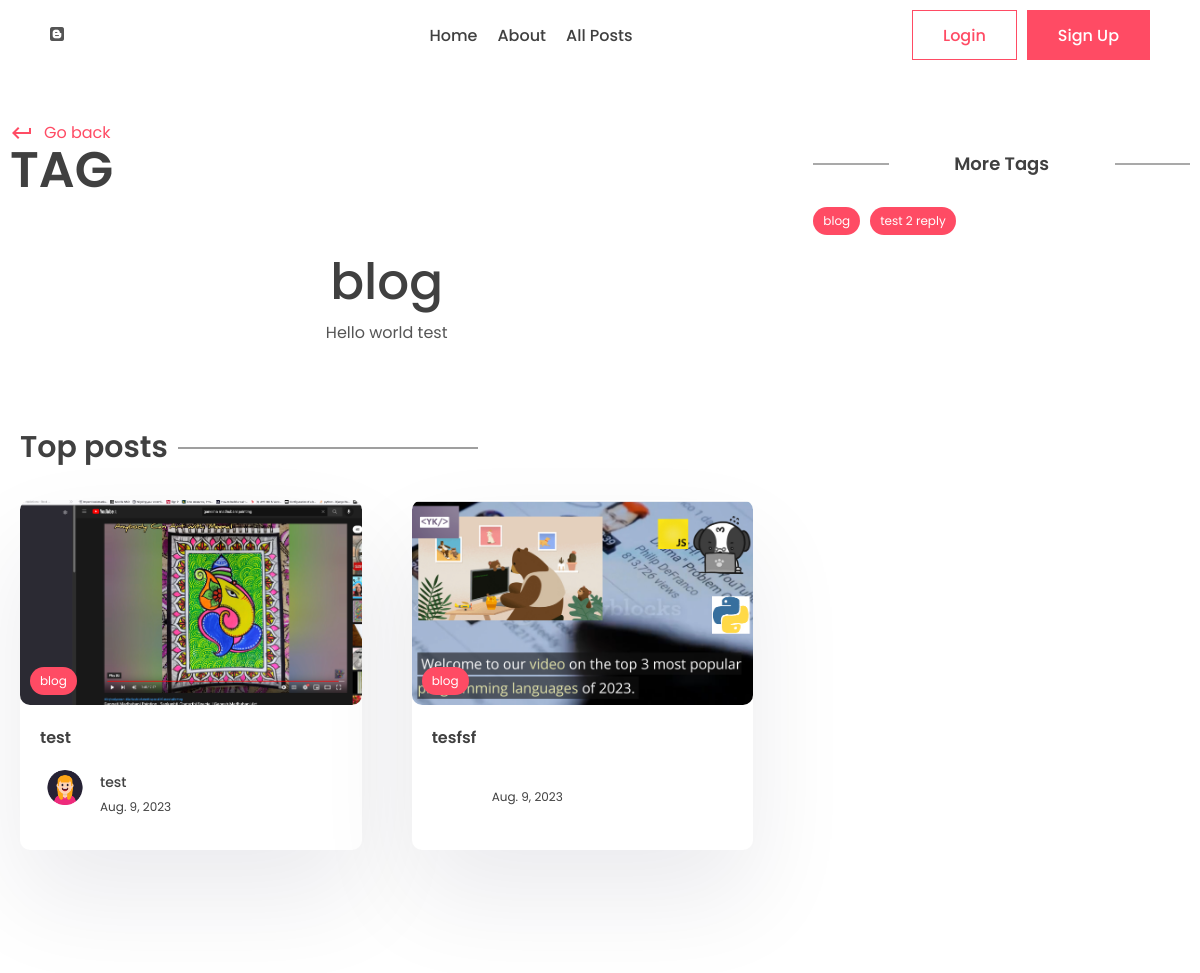
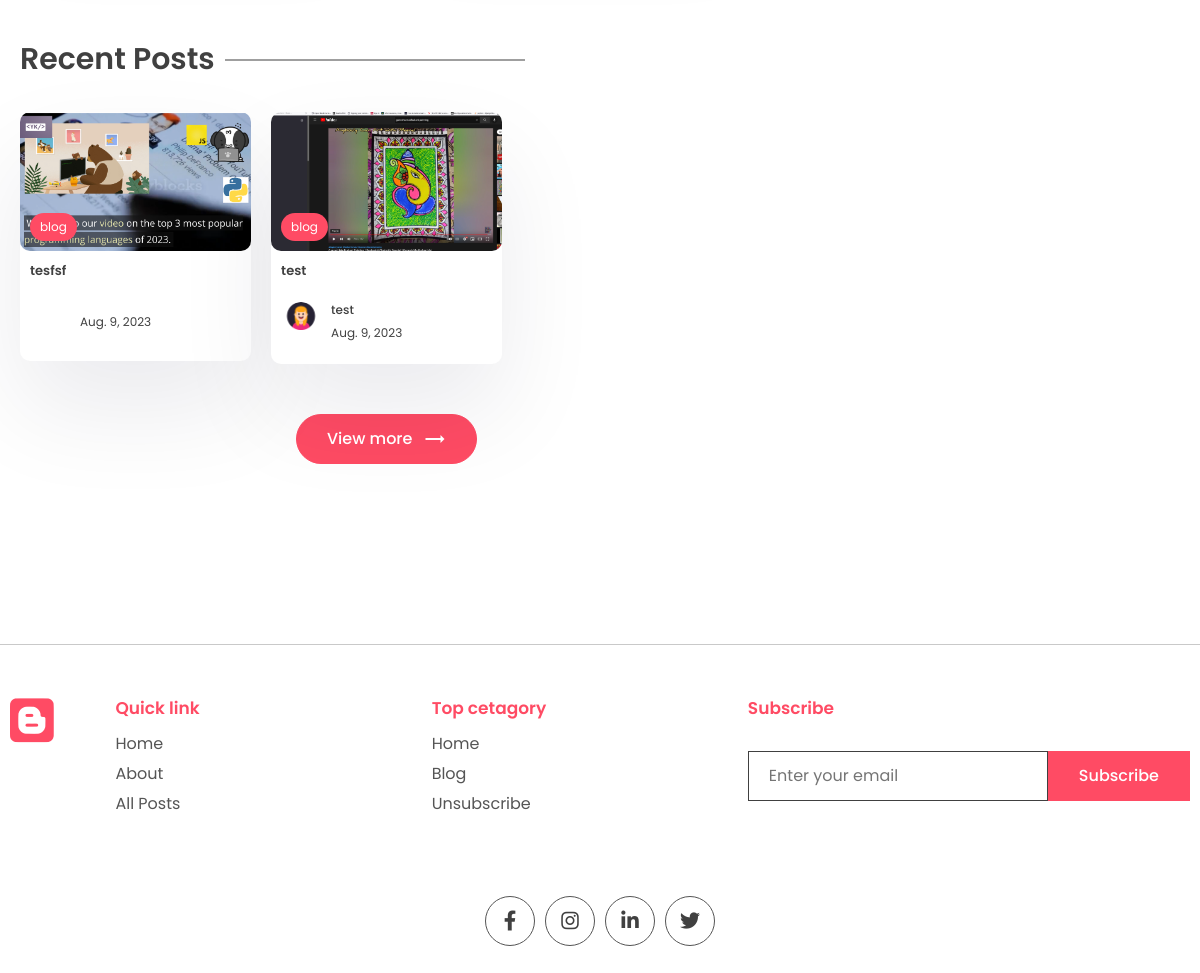
/tag/blog, run on the app's committed database (2 pictures, top to bottom).
### app/models.py (models this page shows, shortened)
class Tag(models.Model):
    name = models.CharField(max_length=100)
    description = models.CharField(max_length=100)
    slug = models.SlugField(max_length=200, unique=True)

class Post(models.Model):
    title = models.CharField(max_length=200)
    content = models.TextField()
    last_updated = models.DateTimeField(auto_now=True)
    slug = models.SlugField(max_length=200, unique=True)
    image = models.ImageField(null=True, blank=True, upload_to="images/")
    tags = models.ManyToManyField(Tag, blank=True, related_name="post")
    view_count = models.IntegerField(null=True, blank=True)
    is_featured = models.BooleanField(default=False)
    author = models.ForeignKey(User, on_delete=models.CASCADE, null=True, blank=True)

class Profile(models.Model):
    user = models.OneToOneField(User, on_delete=models.CASCADE)
    profile_image = models.ImageField(null=True, blank=True, upload_to="images/")
    slug = models.SlugField(max_length=200, unique=True)
    bio = models.TextField()

### app/views.py (the view)
# urls.py: path("tag/<slug:slug>", views.tag_page, name="tag_page"),
def tag_page(request, slug):
    tag = Tag.objects.get(slug=slug)
    top_posts = Post.objects.filter(tags__in=[tag.id]).order_by("-view_count")[0:3]
    recent_posts = Post.objects.filter(tags__in=[tag.id]).order_by("-last_updated")[0:3]
    tags = Tag.objects.all()
    context = {
        "tag": tag,
        "top_posts": top_posts,
        "recent_posts": recent_posts,
        "tags": tags,
    }
    return render(request, "app/tag.html", context=context)

### app/templates/app/tag.html
{% extends 'base.html' %}{% block title %}Blog |{{tag.name}}{% endblock title %}
{%block content %}
<div class="container">
  <div class="layout">
    <div class="left">
      <div class="page-top">
        <div class="top flex">
          <div class="page-name">
            <a href="#" class="learn">
              <span class="material-icons"> keyboard_return </span> Go back
            </a>
            <h1>Tag</h1>
          </div>
        </div>
      </div>
      <center>
        <div class="typo">
          <h1 class="title">{{tag.name}}</h1>
          <p>{{tag.description}}</p>
        </div>
      </center>
      <section class="sp">
        <div class="container">
          <h1 class="sec-title">Top posts</h1>
          <div class="grid-2 blog">
            {% for post in top_posts %}
            <a href="{% url 'post_page' post.slug %}">
              <div class="card">
                <div class="post-img">
                  <img src="{{post.image.url}}" alt="" />
                  <div class="tag">{{post.tags.all.0.name}}</div>
                </div>
                <div class="card-content">
                  <h3>{{ post.title}}</h3>
                  <div class="author">
                    <div class="profile-pic">
                      <img
                        src="{{post.author.profile.profile_image.url}}"
                        alt=""
                      />
                    </div>
                    <div class="details">
                      <p>{{post.author.first_name}}</p>
                      <small>{{post.last_updated| date}}</small>
                    </div>
                  </div>
                </div>
              </div>
            </a>
            {% endfor %}
          </div>
        </div>
      </section>
      <section class="sp">
        <div class="container">
          <h1 class="sec-title">Recent Posts</h1>
          <div class="grid-3 blog-grid">
            {% for post in recent_posts %}
            <a href="{% url 'post_page' post.slug %}">
              <div class="card">
                <div class="post-img">
                  <img src="{{post.image.url}}" alt="" />
                  <div class="tag">{{post.tags.all.0.name}}</div>
                </div>
                <div class="card-content">
                  <h3>{{post.title}}</h3>
                  <div class="author">
                    <div class="profile-pic">
                      <img
                        src="{{post.author.profile.profile_image.url}}"
                        alt=""
                      />
                    </div>
                    <div class="details">
                      <p>{{post.author.first_name}}</p>
                      <small>{{post.last_updated|date}}</small>
                    </div>
                  </div>
                </div>
              </div>
            </a>
            {% endfor %}
          </div>
          <center>
            <button class="btn btn-primary rounded view">
              View more
              <span class="material-icons"> trending_flat </span>
            </button>
          </center>
        </div>
      </section>
    </div>
    <div class="right">
      <div class="block">
        <h2 class="title2">More Tags</h2>
        <div class="blog-tags">
          {% for tag in tags %}
          <a href="{% url 'tag_page' tag.slug %}" class="tag">{{tag.name}}</a>
          {% endfor %}
        </div>
      </div>
    </div>
  </div>
</div>
{% endblock content %}

### app/static/app/style.css (style rules this page uses)
* { margin: 0; padding: 0; box-sizing: border-box; text-decoration: none; border: none; outline: none; list-style: none; font-family: "Poppins", sans-serif; color: var(--black); }
:root { --red: #ff4b64; --black: #404040; --des: #555555; --shadow: #ffffff1a 0px 1px 1px 0px inset, #32325d40 0px 50px 100px -20px, #0000004d 0px 30px 60px -30px; --shadow2: rgba(17, 12, 46, 0.084) 0px 48px 100px 0px; }
html { font-size: 62.5%; }
[class*="grid"] { display: grid; }
img { width: 100%; }
.container { max-width: 1220px; margin: auto; padding: 0 10px; }
p, a { font-size: 1.6rem; color: var(--des); }
.btn { cursor: pointer; height: 5rem; padding: 0 3rem; font-size: 1.6rem; font-weight: 500; border: 1px solid var(--red); display: flex; align-items: center; justify-content: center; gap: 1rem; }
.btn span { color: white; }
.btn-primary { background: var(--red); color: white; }
.rounded { border-radius: 5rem; }
.typo { width: 50%; margin-top: 5rem; }
.title { font-size: 5rem; font-weight: 500; }
.sp { padding: 8rem 0; }
.grid-2 { grid-template-columns: 1.3fr 1fr; align-items: center; }
.post-img { height: 40rem; width: 100%; overflow: hidden; border-radius: 1rem; }
.post-img img { height: 100%; object-fit: cover; object-position: center; }
.learn { display: flex; align-items: center; gap: 1rem; color: var(--red); margin-top: 2rem; }
.learn span { color: #ff4b64; }
.sec-title { font-size: 3rem; font-weight: 600; position: relative; width: fit-content; margin-bottom: 3rem; }
.sec-title::after { content: ""; position: absolute; right: -31rem; height: 1px; width: 30rem; background: var(--black); top: 50%; transform: translateY(-50%); }
.grid-3 { grid-template-columns: repeat(3, 1fr); gap: 5rem; }
.card { background: white; box-shadow: var(--shadow2); border-radius: 1rem; cursor: pointer; transition: 0.3s; }
.post-img { position: relative; }
.tag { position: absolute; bottom: 1rem; left: 1rem; background: var(--red); color: white; border-radius: 5rem; padding: 0.5rem 1rem; font-size: 1.2rem; }
.card-content { padding: 2rem; padding-bottom: 3rem; }
.card h3 { font-size: 1.6rem; font-weight: 600; }
.card .post-img { width: 100%; height: unset; aspect-ratio: 1/0.6; }
.author { display: flex; align-items: center; gap: 1rem; margin-top: 2rem; }
.profile-pic { width: 5rem; aspect-ratio: 1/1; border-radius: 50%; overflow: hidden; }
.author p { color: var(--black); font-weight: 500; font-size: 1.4rem; }
.author small { color: var(--black); font-size: 1.2rem; }
.view { margin-top: 5rem; }
.layout { display: flex; gap: 5rem; }
.left { width: 100%; height: 100%; }
.right { position: sticky; top: 70px; height: 100%; width: 50%; }
.page-name h1 { font-size: 5rem; text-transform: uppercase; font-weight: 600; line-height: 5rem; }
.flex { display: flex; align-items: flex-end; justify-content: space-between; }
.left .typo { width: 100%; }
.blog { grid-template-columns: 1fr 1fr; gap: 5rem; }
.title2 { position: relative; font-size: 1.8rem; text-align: center; font-weight: 600; margin-bottom: 3rem; }
.title2::before { content: ""; position: absolute; height: 1px; width: 20%; background: var(--des); left: 0; top: 50%; transform: translateY(-50%); }
.title2::after { content: ""; position: absolute; height: 1px; width: 20%; background: var(--des); right: 0; top: 50%; transform: translateY(-50%); }
.blog-grid { gap: 2rem; }
.blog-grid .card-content { padding: 1rem; padding-bottom: 2rem; }
.blog-grid .card h3 { font-size: 1.3rem; font-weight: 600; }
.blog-grid .profile-pic { width: 4rem; }
.blog-grid .author p { font-size: 1.2rem; }
.block { margin-top: 5rem; }
.blog-tags .tag { position: unset; width: fit-content; }
.blog-tags { display: flex; align-items: center; flex-wrap: wrap; gap: 1rem; margin-top: 3rem; }

### data on the page
Tag: name "blog", description "Hello world test"
Post: image (picture), tags.all.0.name "blog", title "test", author.profile.profile_image (picture), author.first_name "test", last_updated "Aug. 9, 2023"
Post: image (picture), tags.all.0.name "blog", title "tesfsf", last_updated "Aug. 9, 2023"
Tag: name "test 2 reply"
